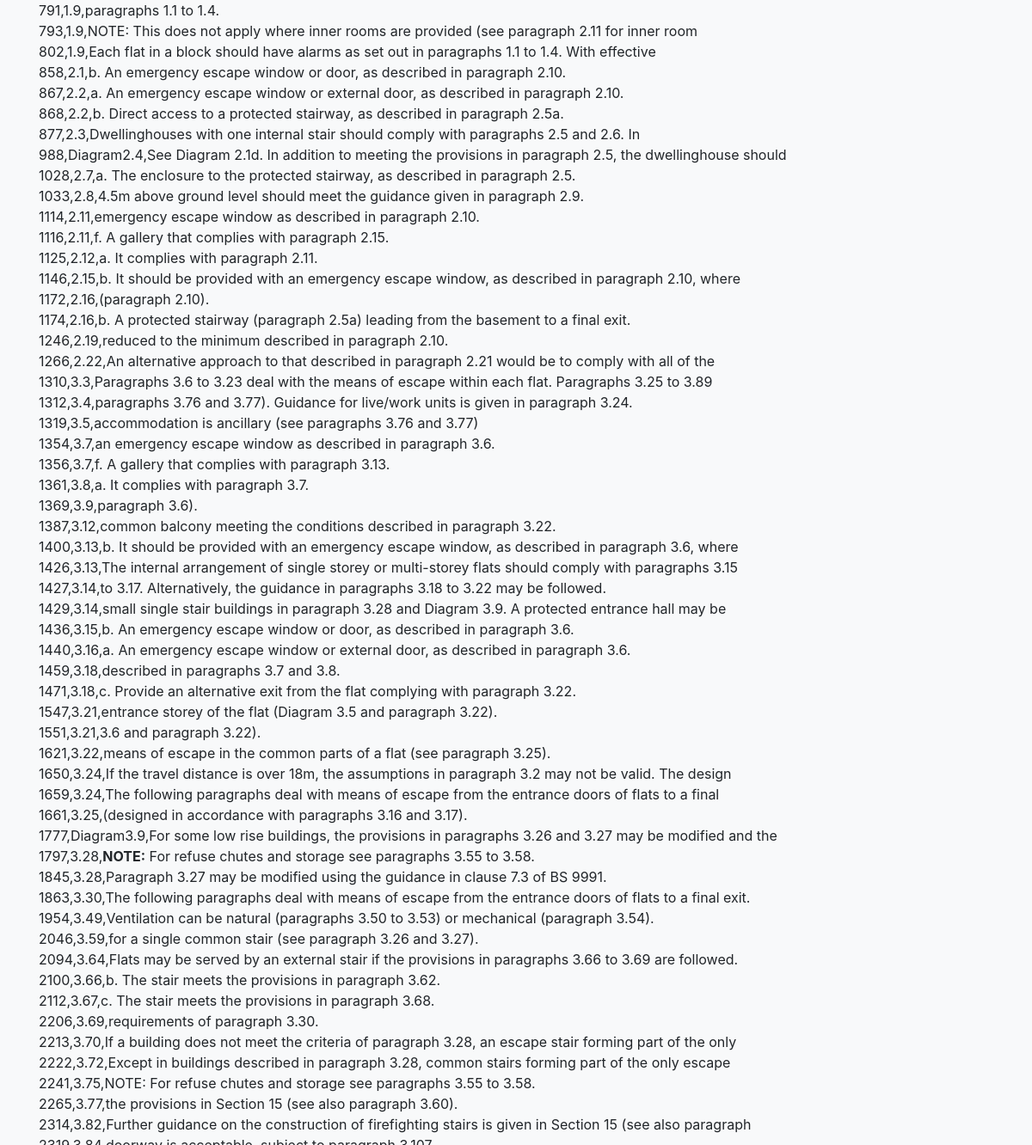
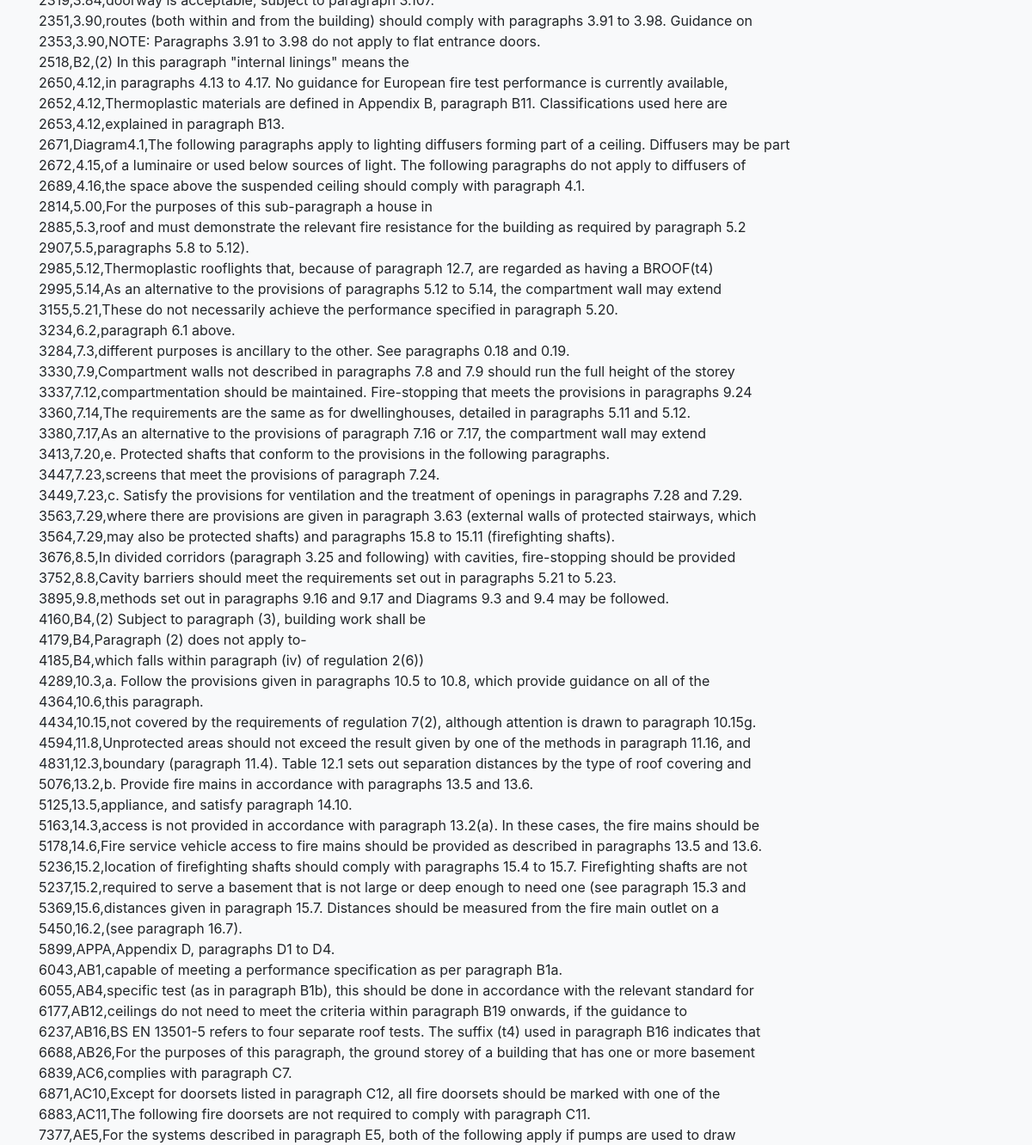
Screenshot of /Util_clauselinkreport.php with the database file from the repository (2 pictures, top to bottom).
### tables this page shows
CREATE TABLE `B1v12019` (
  `ID` int(5) NOT NULL AUTO_INCREMENT,
  `Section` varchar(3) DEFAULT '',
  `Page` varchar(25) DEFAULT '',
  `Para` varchar(20) DEFAULT '',
  `Data1` varchar(135) DEFAULT '',
  `Data2` varchar(129) DEFAULT '',
  `Data3` varchar(97) DEFAULT '',
  `Data4` varchar(65) DEFAULT '',
  `Data5` varchar(64) DEFAULT '',
  `Data6` varchar(54) DEFAULT '',
  `Data7` varchar(54) DEFAULT '',
  `Data8` varchar(55) DEFAULT '',
  PRIMARY KEY (`ID`),
  UNIQUE KEY `ID` (`ID`) USING BTREE,
  KEY `ID_2` (`ID`)
);

### Fparaindex.php (called while the page is built, shortened)
<?php
function Fparaindex (){
  global $mysqli;
  $paraquery = "SELECT `ID`,`Para` FROM `B1v12019` GROUP BY `Para` ORDER BY `ID` ASC ";
  $pararesult = $mysqli->query($paraquery);
 return $pararesult;
}
 ?>

### FIDreturn.php (called while the page is built, shortened)
<?php
function FIDreturn ($IDno){
  global $mysqli;
  if (!function_exists('Fparaindex')){
    include "Fparaindex.php";
  }
  $paraindex = Fparaindex();
  while ($test = mysqli_fetch_array($paraindex))
  {
    if (intval($IDno) <= intval($test['ID']))
      {
        $nextclause=$test['Para'];
        break;
      }
    }
  if (!function_exists('Fparareturn')){
    include "Fparareturn.php";
  }
  $id=Fparareturn($nextclause);
  if (!function_exists('FIDprev')){
    include "FIDprev.php";
  }
  $previd = FIDprev($id);
  $paraindex = Fparaindex();
  while ($test = mysqli_fetch_array($paraindex))
  {
    if (intval($previd) == intval($test['ID']))
    {
      $clause=$test['Para'];
      break;
    }
  }
 return $clause;
}
 ?>

### Fparareturn.php (called while the page is built, shortened)
<?php
function Fparareturn ($pno){
  global $mysqli;
  $pquery = "SELECT ID,para FROM B1v12019 WHERE para='$pno'";
  $presult = $mysqli->query($pquery);
  $prow = mysqli_fetch_array($presult);
  $pid = $prow['ID'];
 return $pid;
}
 ?>

### FIDprev.php (called while the page is built, shortened)
<?php
function FIDprev($idno){
  global $mysqli;
  $count=0;
  $query = "SELECT ID FROM B1v12019 GROUP BY Para ORDER BY ID ASC ";
  if ($result = $mysqli->query($query)) {
    while ($row = mysqli_fetch_array($result)){
      if ($row['ID'] == $idno)
        {
          $row_number = $count;
          $prev_row = $row_number-1;
          break;
        }
      ++$count;
    }
    $result = $mysqli->query($query);
    $resultarray = mysqli_fetch_all($result);
    $previdno = $resultarray[$prev_row][0];
}
 return $previdno;
}
 ?>

### Util_clauselinkreport.php (the view, shortened to what this page needs)
<!doctype html>
<html lang-"en">
<head>
<link rel="stylesheet" href="https://stackpath.bootstrapcdn.com/bootstrap/4.4.1/css/bootstrap.min.css">
</head>
<body>
<body style="background-color:#f8f9fa;">
<div class="container" style="margin-top3:30px">
  <?php
    $mysqli=Fdbconn();
    $query = "SELECT ID,Para,Data1 FROM B1v12019 WHERE Data1 LIKE '%paragraph%' ";
    $result = $mysqli->query($query);
    include "FIDreturn.php";
    while ($item = mysqli_fetch_array($result))
    {
     echo $item['ID'];
     echo ',';
     echo FIDreturn($item['ID']);
     echo ',';
     echo $item['Data1'];
    }
    ?>
</div>
</body>
</html>

### Util_clauselinkreport.php (style rules this page uses)
body { background-color:#fff; }

### rows the page displays
b1v12019: ID "791", ID "1.9", Data1 "paragraphs 1.1 to 1.4."
b1v12019: ID "793", ID "1.9", Data1 "NOTE: This does not apply where inner rooms are provided (see paragraph 2.11 for inner room"
b1v12019: ID "802", ID "1.9", Data1 "Each flat in a block should have alarms as set out in paragraphs 1.1 to 1.4. With effective"
b1v12019: ID "858", ID "2.1", Data1 "b. An emergency escape window or door, as described in paragraph 2.10."

### other values shown
$item['ID'] "867"
FIDreturn($item['ID']) "2.2"
$item['Data1'] "a. An emergency escape window or external door, as described in paragraph 2.10."
$item['ID'] "868"
$item['Data1'] "b. Direct access to a protected stairway, as described in paragraph 2.5a."
$item['ID'] "877"
FIDreturn($item['ID']) "2.3"
$item['Data1'] "Dwellinghouses with one internal stair should comply with paragraphs 2.5 and 2.6. In"
$item['ID'] "988"
FIDreturn($item['ID']) "Diagram2.4"
$item['Data1'] "See Diagram 2.1d. In addition to meeting the provisions in paragraph 2.5, the dwellinghouse should"
$item['ID'] "1028"
FIDreturn($item['ID']) "2.7"
$item['Data1'] "a. The enclosure to the protected stairway, as described in paragraph 2.5."
$item['ID'] "1033"
